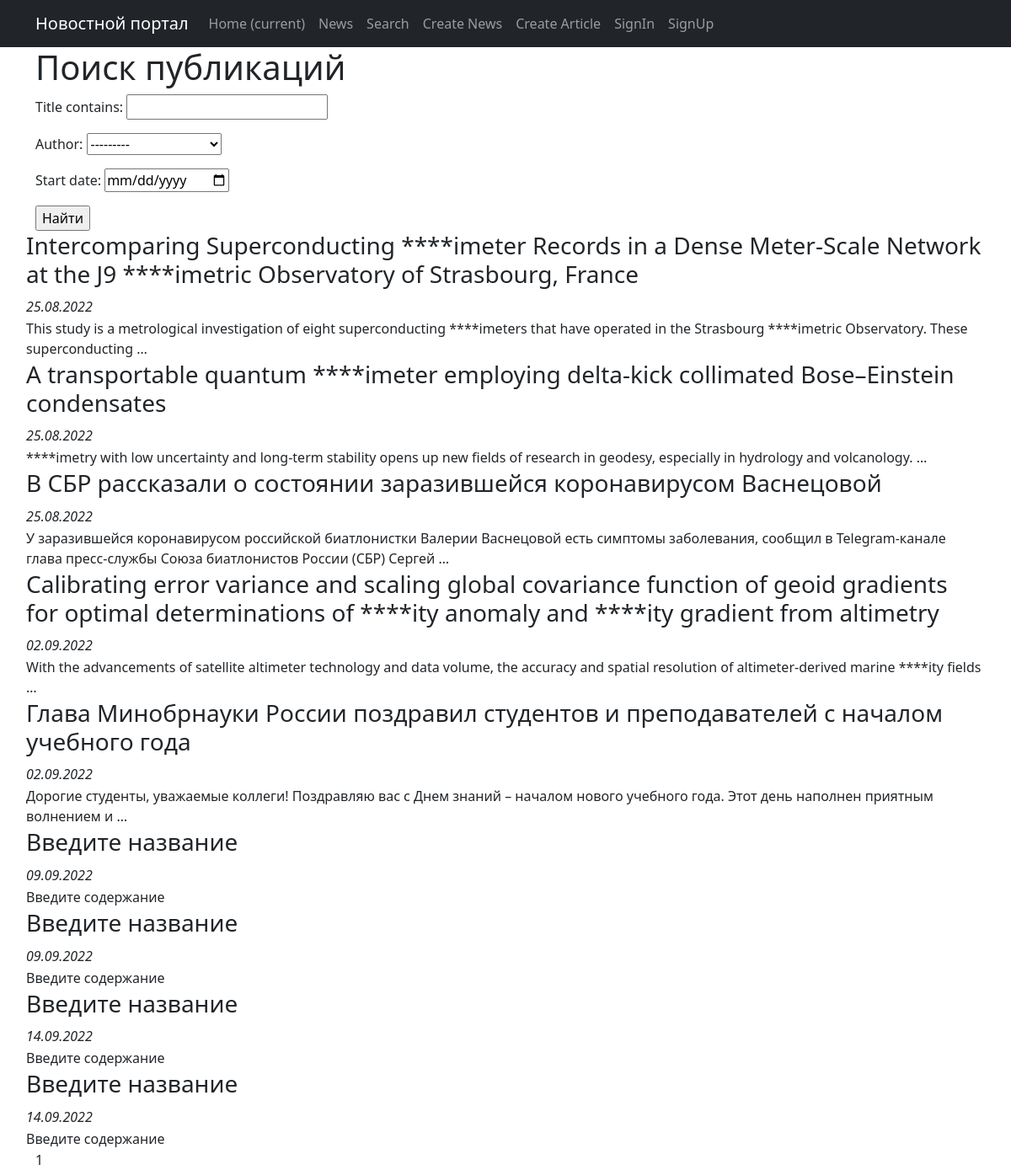
The app's page /search/ with its own data.
### posts/models.py (models this page shows, shortened)
class Post(models.Model):
    paper = 'PA'
    news = 'NE'
    author = models.ForeignKey(Author, on_delete=models.CASCADE)
    post_type = models.CharField(max_length=2, choices=POST_TYPE, default=paper)
    pub_time = models.DateTimeField(auto_now_add=True)
    categories = models.ManyToManyField(Category, through='PostCategory')
    title = models.CharField(max_length=255, default='Введите название')
    text = models.TextField(default='Введите содержание')
    _rating = models.IntegerField(default=0)
    @property
    def rating(self):
        return self._rating

### posts/views.py (the view)
# urls.py: path('search/', PostSearch.as_view(), name='search'),
class PostSearch(PostsList):
    model = Post
    template_name = 'search.html'
    context_object_name = 'posts'

### accounts/models.py (called while the page is built)
    def __str__(self) -> str:
        return f'{self.user.first_name} {self.user.last_name}'

### posts/templatetags/custom_filters.py (called while the page is built)
@register.filter()
def censor(value):
    for word in CENSOR_WORDS:
        value = value.replace(word, '*' * len(word))
    return value

### posts/views.py (called while the page is built)
    def get_queryset(self):
        queryset = super().get_queryset()
        self.filterset = PostFilter(self.request.GET, queryset)
        return self.filterset.qs

    def get_context_data(self, **kwargs):
        context = super().get_context_data(**kwargs)
        context["filterset"] = self.filterset
        return context

### templates/search.html (shortened to what this page needs)
{% extends 'flatpages/default.html' %}
{% load custom_filters %}
{% load custom_tags %}
{% block content %}
    <h1> Поиск публикаций </h1>
    <form action='' method='get'>
        {{ filterset.form.as_p }}
        <input type='submit' value='Найти'/>
    </form>
    {% if posts %}
        <table>
            {% for post in posts %}
                <tr>
                    <td>
                        <h3>{{ post.title|censor }}</h3>
                    </td>
                </tr>
                <tr>
                    <td>
                        <i>{{ post.pub_time|date:'d.m.Y' }}</i>
                    </td>
                </tr>
                <tr>
                    <td>{{ post.text|truncatewords:20|censor }}</td>
                </tr>
            {% endfor %}
        </table>
    {% else %}
        <h2>Новостей нет</h2>
    {% endif %}
    <nobr>
        {{ page_obj.number }}
    </nobr>
{% endblock content %}

### templates/flatpages/default.html (style rules this page uses)
table { width: 100%; }
td { vertical-align: top; }

### records on screen
Post: title|censor "Intercomparing Superconducting ****imeter Records in a Dense Meter-Scale Network at the J9 ****imetric Observatory of Strasbourg, France", pub_time "25.08.2022", text|censor "This study is a metrological investigation of eight superconducting ****imeters that have operated in the Strasbourg ****imetric Observatory. These superconducting …"
Post: title|censor "A transportable quantum ****imeter employing delta-kick collimated Bose–Einstein condensates", pub_time "25.08.2022", text|censor "****imetry with low uncertainty and long-term stability opens up new fields of research in geodesy, especially in hydrology and volcanology. …"
Post: title|censor "В СБР рассказали о состоянии заразившейся коронавирусом Васнецовой", pub_time "25.08.2022", text|censor "У заразившейся коронавирусом российской биатлонистки Валерии Васнецовой есть симптомы заболевания, сообщил в Telegram-канале глава пресс-службы Союза биатлонистов России (СБР) Сергей …"
Post: title|censor "Calibrating error variance and scaling global covariance function of geoid gradients for optimal determinations of ****ity anomaly and ****ity gradient from altimetry", pub_time "02.09.2022", text|censor "With the advancements of satellite altimeter technology and data volume, the accuracy and spatial resolution of altimeter-derived marine ****ity fields …"
Post: title|censor "Глава Минобрнауки России поздравил студентов и преподавателей с началом учебного года", pub_time "02.09.2022", text|censor "Дорогие студенты, уважаемые коллеги! Поздравляю вас с Днем знаний – началом нового учебного года. Этот день наполнен приятным волнением и …"
Post: title|censor "Введите название", pub_time "09.09.2022", text|censor "Введите содержание"
Post: title|censor "Введите название", pub_time "09.09.2022", text|censor "Введите содержание"
Post: title|censor "Введите название", pub_time "14.09.2022", text|censor "Введите содержание"
Post: title|censor "Введите название", pub_time "14.09.2022", text|censor "Введите содержание"

### other values on screen
{{ page_obj.number }} "1"
